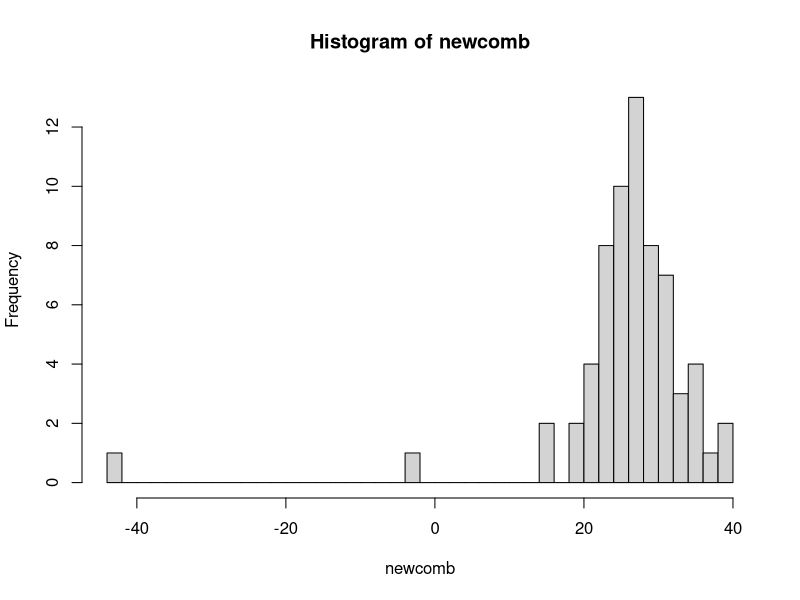
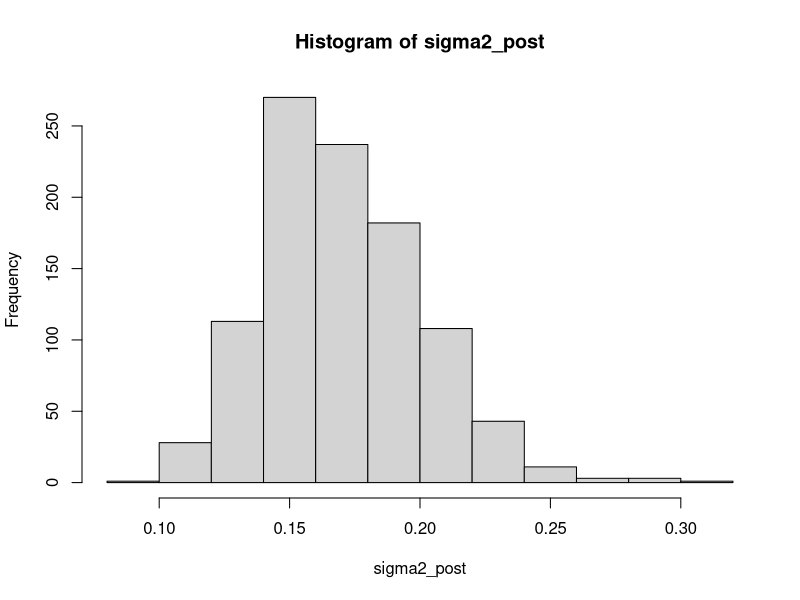
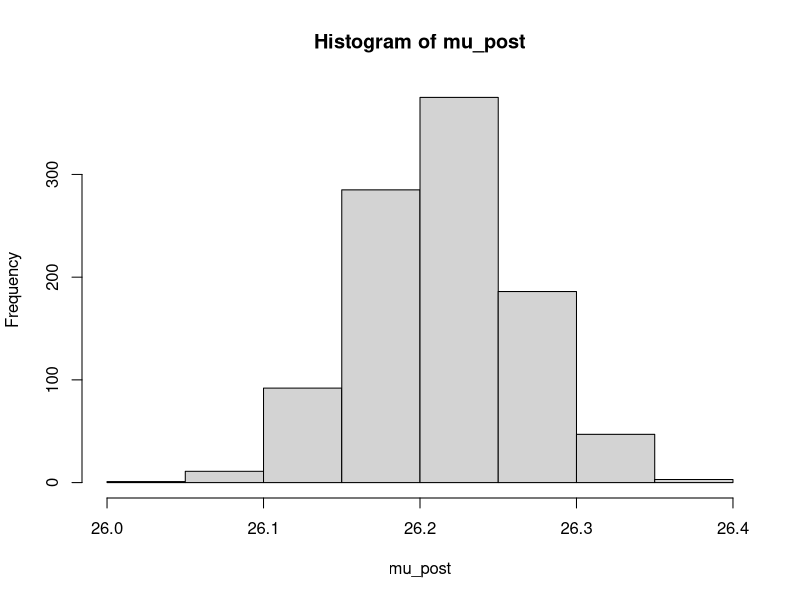
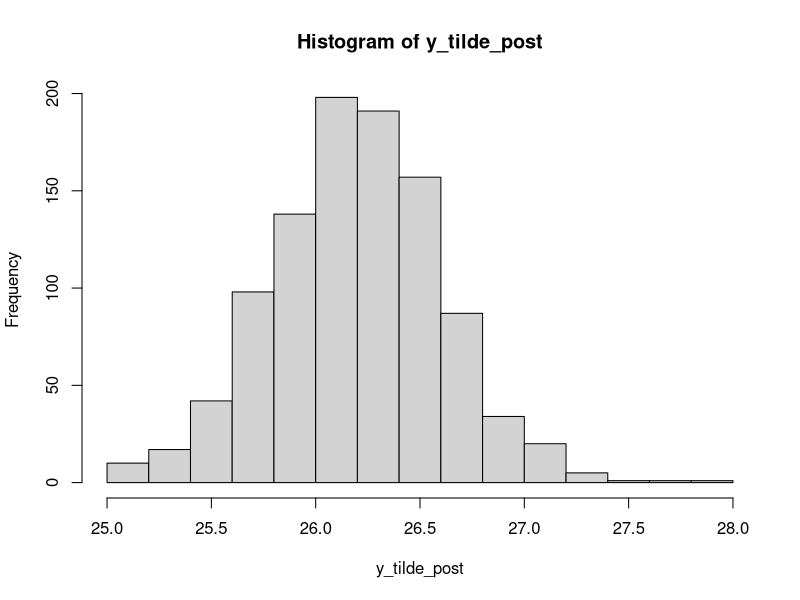
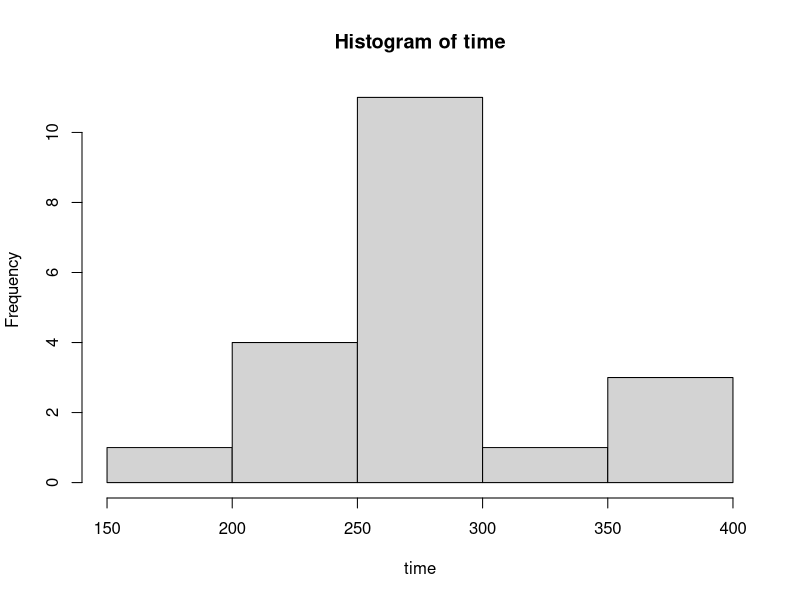
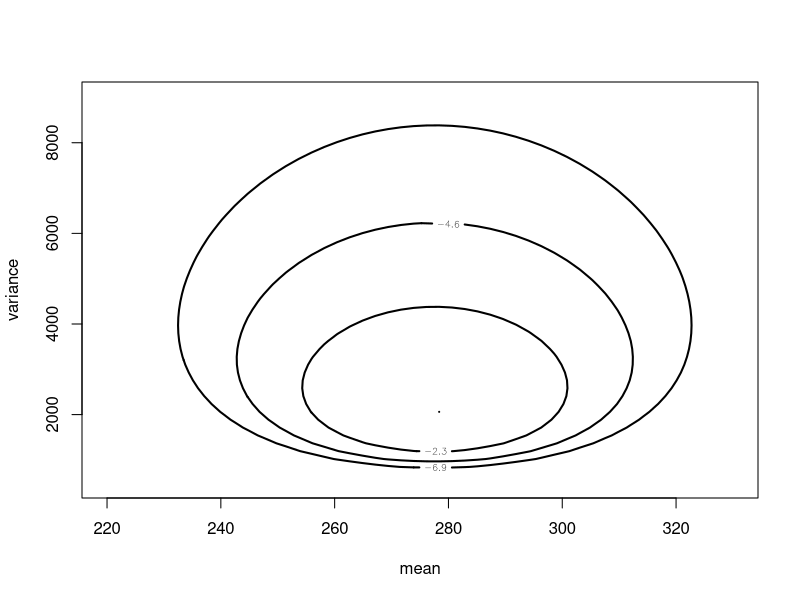
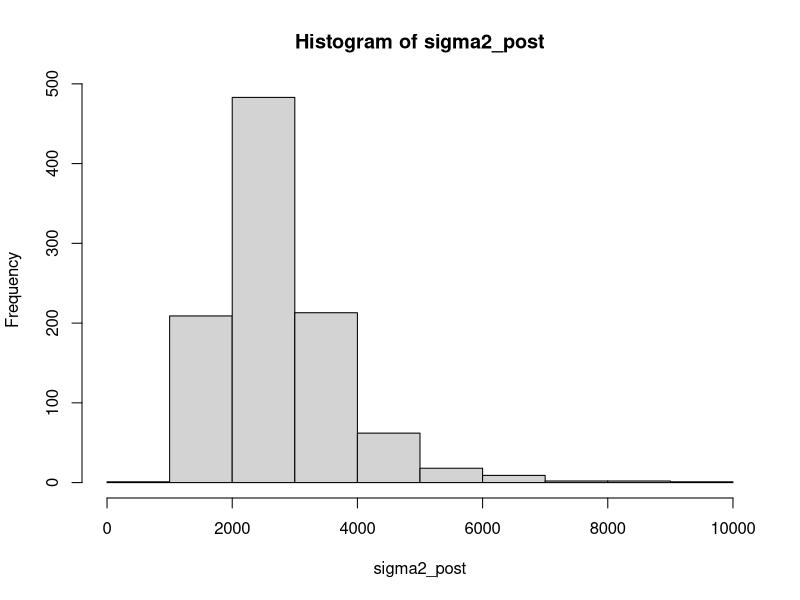
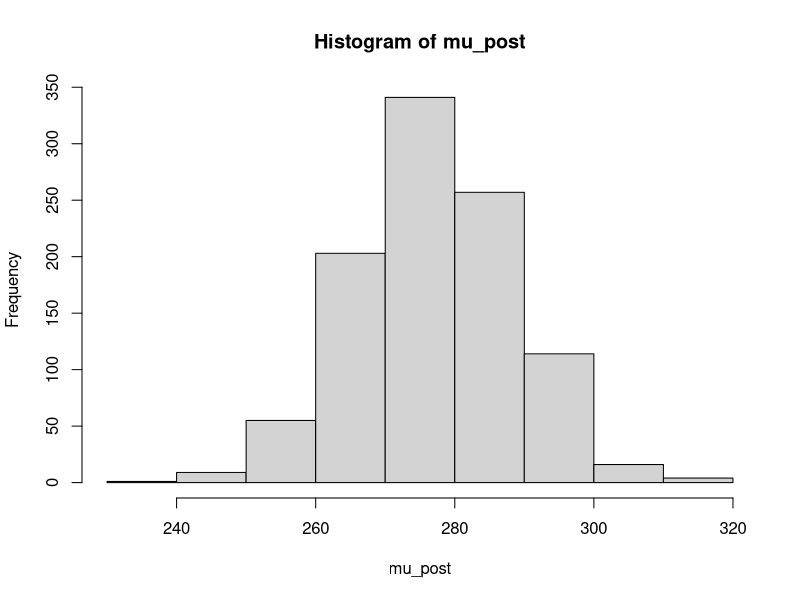

R code for these plots, in order:
## ---- chunk 1
library(MASS)
data("newcomb")
## ---- chunk 2
hist(newcomb,breaks = 40)
## ---- chunk 3
s2 <- var(newcomb)
sigma2_pre <- rchisq(n = 1000,df = 65)
sigma2_post <- sqrt(s2)/sigma2_pre
hist(sigma2_post)
## ---- chunk 4
n_tot <- length(newcomb)
ybar <- mean(newcomb)
mu_post <- rnorm(n = 1000,mean = ybar,sd = sqrt(sigma2_post/n_tot))
hist(mu_post)
## ---- chunk 5
quantile(mu_post,probs = c(0.05,0.95))
## ---- chunk 6
ybar + c(-1,1)*qt(0.95,df = 65)*sqrt(s2/n_tot)
## ---- chunk 7
y_tilde_post <- rnorm(n = 1000,mean = mu_post,sd = sqrt(sigma2_post))
hist(y_tilde_post)

quantile(y_tilde_post,probs = c(0.05,0.95))
## ---- chunk 8
library(LearnBayes)
data("marathontimes")
attach(marathontimes)
hist(time)
## ---- chunk 9
d = mycontour(normchi2post, c(220, 330, 500, 9000), time,xlab="mean",ylab="variance")
## ---- chunk 10
S <- sum((time-mean(time))^2)

n <- length(time)

sigma2_post <- S/rchisq(1000,n-1)
hist(sigma2_post)
mu_post <- rnorm(n = 1000,mean = mean(time),sd = sqrt(sigma2_post/n))
hist(mu_post)
## ---- chunk 11
d = mycontour(normchi2post, c(220, 330, 500, 9000), time,xlab="mean",ylab="variance")
points(mu_post,sigma2_post)
## ---- chunk 12
quantile(mu_post,c(0.025,0.975))/60
quantile(sqrt(sigma2_post),c(0.025,0.975))
